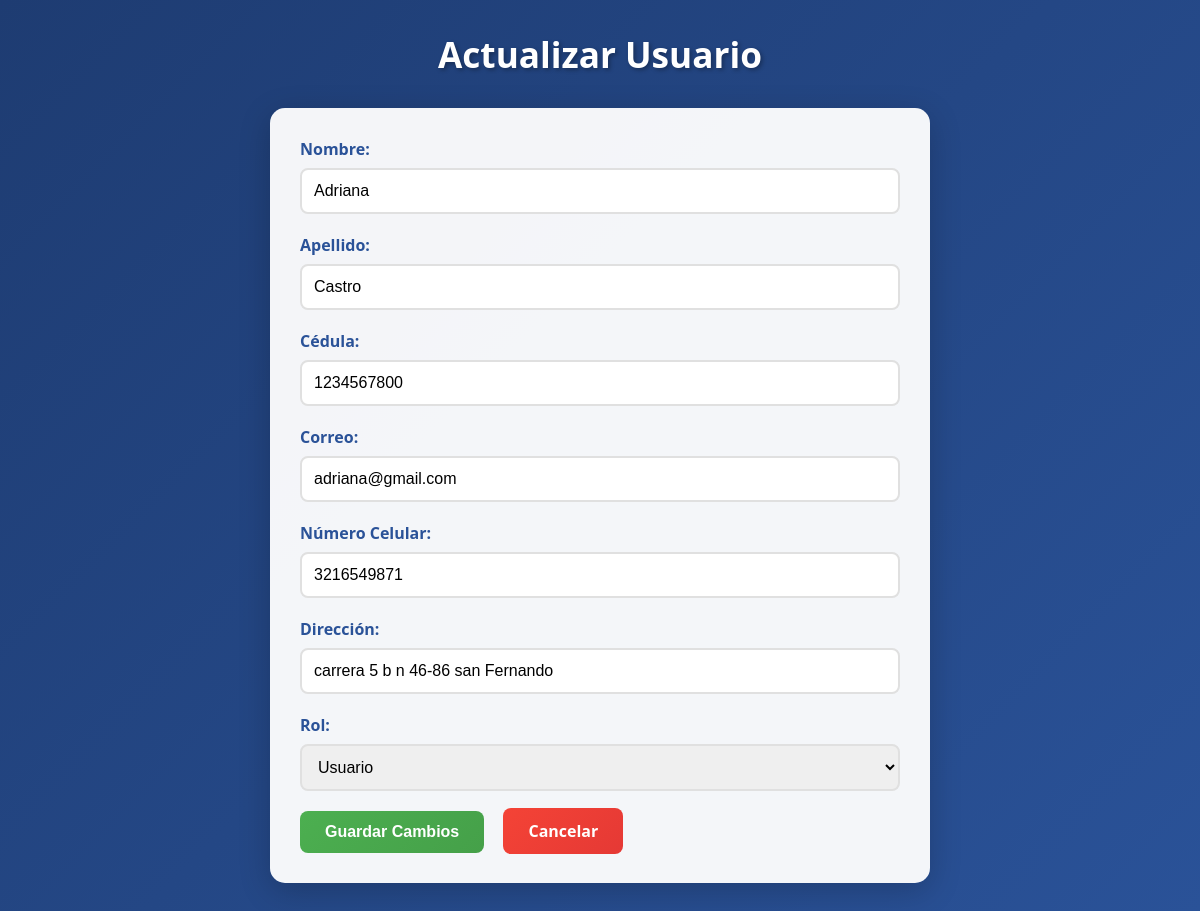
Screenshot of /editar_usuario/5 (signed in) with the database file from the repository.
### tables this page shows
CREATE TABLE usuarios (
    id INTEGER PRIMARY KEY AUTOINCREMENT,
    nombre TEXT NOT NULL,
    apellido TEXT NOT NULL,
    cedula TEXT UNIQUE NOT NULL CHECK(length(cedula) BETWEEN 8 AND 10),
    correo TEXT UNIQUE NOT NULL,
    numero_celular TEXT NOT NULL,
    direccion TEXT NOT NULL,
    contrasena TEXT NOT NULL,
    rol TEXT NOT NULL DEFAULT 'usuario' CHECK(rol IN ('usuario', 'admin'))
);

### app.py (the view, shortened to what this page needs)
@app.route('/editar_usuario/<int:id>', methods=['GET', 'POST'])
def editar_usuario(id):
    if 'usuario_id' not in session or session['rol'] != 'admin':
        return redirect(url_for('login'))
    conexion = sqlite3.connect('usuarios.db')
    cursor = conexion.cursor()
    if request.method == 'GET':
        try:
            cursor.execute('SELECT * FROM usuarios WHERE id = ?', (id,))
            usuario = cursor.fetchone()
            if usuario:
                return render_template('update.html', usuario=usuario)
            return "Usuario no encontrado", 404
        except sqlite3.Error as e:
            return f"Error al obtener usuario: {str(e)}"
        finally:
            conexion.close()

### templates/update.html (shortened to what this page needs)
<!DOCTYPE html>
<html lang="es">
<head>
</head>
<body>
    <h1>Actualizar Usuario</h1>
    <div class="form-container">
        <form method="POST" action="{{ url_for('editar_usuario', id=usuario[0]) }}" onsubmit="return validarFormulario()">
            <div class="form-group">
                <label for="nombre">Nombre:</label>
                <input type="text" id="nombre" name="nombre" value="{{ usuario[1] }}" required pattern="[A-Za-záéíóúÁÉÍÓÚñÑ\s]+" minlength="2" maxlength="50">
            </div>
            <div class="form-group">
                <label for="apellido">Apellido:</label>
                <input type="text" id="apellido" name="apellido" value="{{ usuario[2] }}" required pattern="[A-Za-záéíóúÁÉÍÓÚñÑ\s]+" minlength="2" maxlength="50">
            </div>
            <div class="form-group">
                <label for="cedula">Cédula:</label>
                <input type="text" id="cedula" name="cedula" value="{{ usuario[3] }}" required pattern="[0-9]{8,10}">
            </div>
            <div class="form-group">
                <label for="correo">Correo:</label>
                <input type="email" id="correo" name="correo" value="{{ usuario[4] }}" required pattern="[a-z0-9._%+-]+@[a-z0-9.-]+\.[a-z]{2,}$">
            </div>
            <div class="form-group">
                <label for="numero_celular">Número Celular:</label>
                <input type="tel" id="numero_celular" name="numero_celular" value="{{ usuario[5] }}" required pattern="[0-9]{10}">
            </div>
            <div class="form-group">
                <label for="direccion">Dirección:</label>
                <input type="text" id="direccion" name="direccion" value="{{ usuario[6] }}" required minlength="5" maxlength="100">
            </div>
            <div class="form-group">
                <label for="rol">Rol:</label>
                <select id="rol" name="rol" required>
                    <option value="usuario" {% if usuario[8] == 'usuario' %}selected{% endif %}>Usuario</option>
                </select>
            </div>
            <button type="submit" class="btn">Guardar Cambios</button>
            <a href="{{ url_for('dashboard_admin') }}" class="btn btn-cancel">Cancelar</a>
        </form>
    </div>
</body>
</html>

### templates/update.html (style rules this page uses)
body { font-family: 'Segoe UI', Tahoma, Geneva, Verdana, sans-serif; margin: 0; padding: 0; min-height: 100vh; background: linear-gradient(135deg, #1e3c72 0%, #2a5298 100%); display: flex; flex-direction: column; align-items: center; }
h1 { color: white; text-align: center; margin: 30px 0; font-size: 2.2em; text-shadow: 2px 2px 4px rgba(0,0,0,0.3); }
.form-container { background-color: rgba(255, 255, 255, 0.95); padding: 30px; border-radius: 15px; box-shadow: 0 8px 32px rgba(0,0,0,0.2); width: 90%; max-width: 600px; margin-bottom: 30px; }
.form-group { margin-bottom: 20px; }
label { display: block; margin-bottom: 8px; font-weight: 600; color: #2a5298; }
input, select { width: 100%; padding: 12px; border: 2px solid #e0e0e0; border-radius: 8px; box-sizing: border-box; font-size: 1em; transition: border-color 0.3s ease; }
.btn { background: linear-gradient(135deg, #4CAF50 0%, #45a049 100%); color: white; padding: 12px 25px; border: none; border-radius: 8px; cursor: pointer; font-size: 1em; font-weight: 600; transition: transform 0.2s, box-shadow 0.2s; }
.btn-cancel { background: linear-gradient(135deg, #f44336 0%, #e53935 100%); margin-left: 15px; text-decoration: none; }

### rows the page displays
usuarios: nombre "Adriana", apellido "Castro", cedula "1234567800", correo "adriana@gmail.com", numero_celular "3216549871", direccion "carrera 5 b n 46-86 san Fernando", rol "Usuario"
